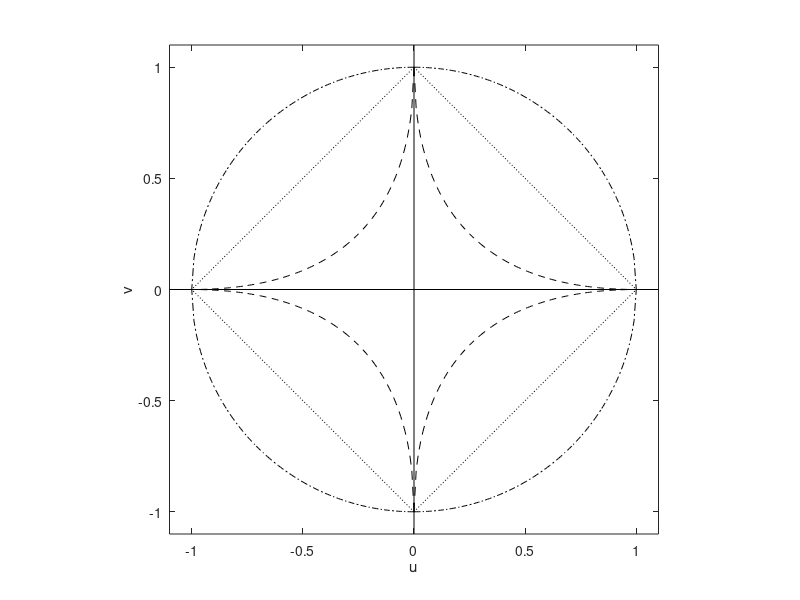

Source code (MATLAB): (Note: this script raises an error after producing the figure.)
function p_convex

% p_convex.m
% Jeremy Barnes 27/7/1999
% $Id$


global EPSFILENAME


figure(1);  clf;


a = linspace(0, 1, 101);

pvalues = [0.5 1 2];

markers = {'--', ':', '-.'};

handles = [];

for i=1:length(pvalues)
   p=pvalues(i);
   b = (1 - a.^p).^(1/p);
   
   marker = ['k' markers{i}];
   
   handles = [handles plot(a, b, marker)]
   hold on;
   plot(-a, b, marker);
   plot(a, -b, marker);
   plot(-a, -b, marker);
   
end

plot([0 0], [-1.1 1.1], 'k-');
plot([-1.1 1.1], [0 0], 'k-');

axis([-1.1 1.1 -1.1 1.1]);
axis square;
xlabel('u');
ylabel('v');

legend(handles, 'p = 0.5', 'p = 1', 'p = 2', -1);


set(1, 'paperposition', [0 0 6 2.5]);

print(EPSFILENAME, '-f1','-depsc');
